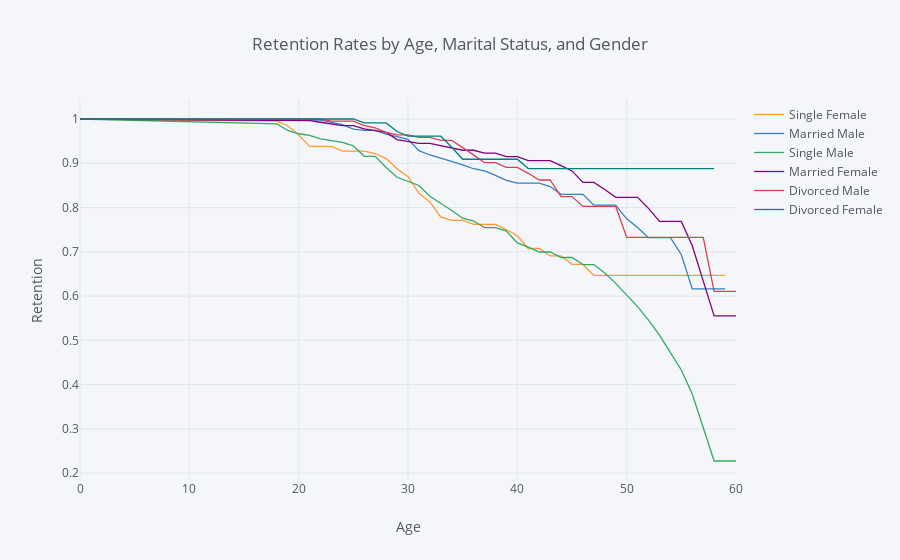

This figure's notebook cell:
### Markdown cell above
## 6. Now that we have looked at the retention rates by gender and marital status individually, let's look at them together. 

Create a new field in the data set that concatenates marital status and gender, and then generate and plot a survival curve that shows the retention by this new field over the age of the employee.

### Code cell
data['Marital+Gender'] = data['MaritalStatus'] + ' ' + data['Gender']

rates = survival(data, 'Marital+Gender', 'Age', 'Attrition')

rates.iplot(kind='line', xTitle='Age', yTitle='Retention',
            title='Retention Rates by Age, Marital Status, and Gender')

### Figure 1 — Plotly figure (JSON) as saved in the notebook; plotly's stock layout.template omitted (floating-point values rounded to 4 significant figures)
{"data": [{"line": {"color": "rgba(255, 153, 51, 1.0)", "dash": "solid", "shape": "linear", "width": 1.3}, "mode": "lines", "name": "Single Female", "text": "", "type": "scatter", "uid": "a8082639-50e6-4405-be48-96905ae19c2d", "x": [0, 18, 19, 20, 21, 22, 23, 24, 25, 26, 27, 28, 29, 30, 31, 32, 33, 34, 35, 36, 37, 38, 39, 40, 41, 42, 43, 44, 45, 46, 47, 48, 49, 50, 51, 52, 53, 54, 55, 56, 57, 58, 59, 60], "y": [1, 0.995, 0.9848, 0.9641, 0.9381, 0.9381, 0.9381, 0.9275, 0.9275, 0.9275, 0.922, 0.9106, 0.8874, 0.8697, 0.8322, 0.8125, 0.7781, 0.7709, 0.7709, 0.7619, 0.7619, 0.7619, 0.7497, 0.7363, 0.7074, 0.7074, 0.6906, 0.6906, 0.6714, 0.6714, 0.6465, 0.6465, 0.6465, 0.6465, 0.6465, 0.6465, 0.6465, 0.6465, 0.6465, 0.6465, 0.6465, 0.6465, 0.6465, ""]}, {"line": {"color": "rgba(55, 128, 191, 1.0)", "dash": "solid", "shape": "linear", "width": 1.3}, "mode": "lines", "name": "Married Male", "text": "", "type": "scatter", "uid": "21659575-3228-40ed-9e73-e0021cfa992f", "x": [0, 18, 19, 20, 21, 22, 23, 24, 25, 26, 27, 28, 29, 30, 31, 32, 33, 34, 35, 36, 37, 38, 39, 40, 41, 42, 43, 44, 45, 46, 47, 48, 49, 50, 51, 52, 53, 54, 55, 56, 57, 58, 59, 60], "y": [1, 0.9988, 0.9988, 0.9988, 0.9988, 0.9975, 0.9925, 0.9874, 0.977, 0.9743, 0.9743, 0.9659, 0.96, 0.954, 0.9286, 0.9187, 0.9116, 0.9043, 0.8964, 0.8876, 0.8828, 0.8726, 0.8614, 0.8553, 0.8553, 0.8553, 0.8473, 0.8299, 0.8299, 0.8299, 0.8055, 0.8055, 0.8055, 0.7745, 0.7546, 0.7318, 0.7318, 0.7318, 0.6932, 0.6162, 0.6162, 0.6162, 0.6162, ""]}, {"line": {"color": "rgba(50, 171, 96, 1.0)", "dash": "solid", "shape": "linear", "width": 1.3}, "mode": "lines", "name": "Single Male", "text": "", "type": "scatter", "uid": "1797dd71-f437-46cd-a221-d97c9dc7980f", "x": [0, 18, 19, 20, 21, 22, 23, 24, 25, 26, 27, 28, 29, 30, 31, 32, 33, 34, 35, 36, 37, 38, 39, 40, 41, 42, 43, 44, 45, 46, 47, 48, 49, 50, 51, 52, 53, 54, 55, 56, 57, 58, 59, 60], "y": [1, 0.9889, 0.9741, 0.9667, 0.9629, 0.9552, 0.9513, 0.9474, 0.9395, 0.9156, 0.9156, 0.8903, 0.8684, 0.8592, 0.8497, 0.8254, 0.8099, 0.7935, 0.776, 0.7694, 0.7548, 0.7548, 0.7466, 0.7199, 0.7103, 0.6995, 0.6995, 0.6871, 0.6871, 0.6711, 0.6711, 0.6519, 0.6286, 0.6035, 0.576, 0.5457, 0.5116, 0.4723, 0.4329, 0.3788, 0.303, 0.2273, 0.2273, 0.2273]}, {"line": {"color": "rgba(128, 0, 128, 1.0)", "dash": "solid", "shape": "linear", "width": 1.3}, "mode": "lines", "name": "Married Female", "text": "", "type": "scatter", "uid": "00010b9e-129c-4b8a-854a-db116245b3a6", "x": [0, 18, 19, 20, 21, 22, 23, 24, 25, 26, 27, 28, 29, 30, 31, 32, 33, 34, 35, 36, 37, 38, 39, 40, 41, 42, 43, 44, 45, 46, 47, 48, 49, 50, 51, 52, 53, 54, 55, 56, 57, 58, 59, 60], "y": [1, 0.9963, 0.9963, 0.9963, 0.9963, 0.9926, 0.9889, 0.9852, 0.9852, 0.9777, 0.9738, 0.9698, 0.9535, 0.9493, 0.9449, 0.9449, 0.94, 0.9349, 0.9294, 0.9294, 0.9228, 0.9228, 0.9151, 0.9151, 0.9058, 0.9058, 0.9058, 0.8946, 0.8827, 0.8568, 0.8568, 0.8406, 0.8231, 0.8231, 0.8231, 0.7981, 0.7686, 0.7686, 0.7686, 0.7137, 0.6344, 0.5551, 0.5551, 0.5551]}, {"line": {"color": "rgba(219, 64, 82, 1.0)", "dash": "solid", "shape": "linear", "width": 1.3}, "mode": "lines", "name": "Divorced Male", "text": "", "type": "scatter", "uid": "99978847-46a4-49a7-affb-ebba7a9c9e94", "x": [0, 18, 19, 20, 21, 22, 23, 24, 25, 26, 27, 28, 29, 30, 31, 32, 33, 34, 35, 36, 37, 38, 39, 40, 41, 42, 43, 44, 45, 46, 47, 48, 49, 50, 51, 52, 53, 54, 55, 56, 57, 58, 59, 60], "y": [1, 1, 1, 1, 1, 1, 0.9952, 0.9952, 0.9952, 0.9852, 0.9802, 0.9697, 0.9643, 0.9643, 0.9583, 0.9583, 0.9515, 0.9515, 0.9357, 0.919, 0.9013, 0.9013, 0.8906, 0.8906, 0.8773, 0.8621, 0.8621, 0.8247, 0.8247, 0.8024, 0.8024, 0.8024, 0.8024, 0.7326, 0.7326, 0.7326, 0.7326, 0.7326, 0.7326, 0.7326, 0.7326, 0.6105, 0.6105, 0.6105]}, {"line": {"color": "rgba(0, 128, 128, 1.0)", "dash": "solid", "shape": "linear", "width": 1.3}, "mode": "lines", "name": "Divorced Female", "text": "", "type": "scatter", "uid": "3af42c37-5cdf-499e-bd2e-cf0cbee47dde", "x": [0, 18, 19, 20, 21, 22, 23, 24, 25, 26, 27, 28, 29, 30, 31, 32, 33, 34, 35, 36, 37, 38, 39, 40, 41, 42, 43, 44, 45, 46, 47, 48, 49, 50, 51, 52, 53, 54, 55, 56, 57, 58, 59, 60], "y": [1, 1, 1, 1, 1, 1, 1, 1, 1, 0.9912, 0.9912, 0.9912, 0.9717, 0.9612, 0.9612, 0.9612, 0.9612, 0.9362, 0.9091, 0.9091, 0.9091, 0.9091, 0.9091, 0.9091, 0.8879, 0.8879, 0.8879, 0.8879, 0.8879, 0.8879, 0.8879, 0.8879, 0.8879, 0.8879, 0.8879, 0.8879, 0.8879, 0.8879, 0.8879, 0.8879, 0.8879, 0.8879, "", ""]}], "layout": {"autosize": true, "legend": {"bgcolor": "#F5F6F9", "font": {"color": "#4D5663"}}, "paper_bgcolor": "#F5F6F9", "plot_bgcolor": "#F5F6F9", "title": {"font": {"color": "#4D5663"}, "text": "Retention Rates by Age, Marital Status, and Gender"}, "xaxis": {"autorange": true, "gridcolor": "#E1E5ED", "range": [0, 60], "showgrid": true, "tickfont": {"color": "#4D5663"}, "title": {"font": {"color": "#4D5663"}, "text": "Age"}, "type": "linear", "zerolinecolor": "#E1E5ED"}, "yaxis": {"autorange": true, "gridcolor": "#E1E5ED", "range": [0.1843, 1.043], "showgrid": true, "tickfont": {"color": "#4D5663"}, "title": {"font": {"color": "#4D5663"}, "text": "Retention"}, "type": "linear", "zerolinecolor": "#E1E5ED"}}}
